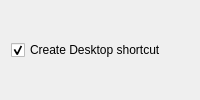
<?xml version="1.0" encoding="UTF-8"?>
<ui version="4.0">
 <class>ShortcutOptions</class>
 <widget class="QWidget" name="ShortcutOptions">
  <layout class="QVBoxLayout" name="verticalLayout">
   <item>
    <widget class="QCheckBox" name="desktopShortcutCheckBox">
     <property name="text">
      <string>Create Desktop shortcut</string>
     </property>
     <property name="checked">
      <bool>true</bool>
     </property>
    </widget>
   </item>
  </layout>
 </widget>
</ui>
